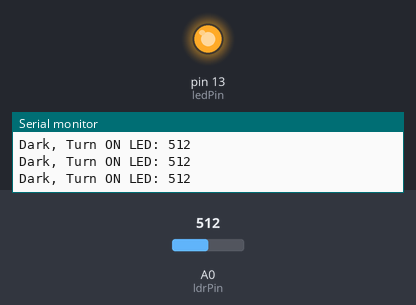
Simulated run of this sketch. Board: Arduino Uno, built with avr-gcc and run on an emulated ATmega328P. Parts: output pins drawn as LEDs (lit = HIGH), the last lines printed to the serial monitor. The test bench sets the inputs (shaded band); at power-on: A0 (ldrPin) = 512.

Above: at 1.2 s.
1.3 s: A0 (ldrPin) set to 308
4.3 s: A0 (ldrPin) set to 285
At 4.9 s:
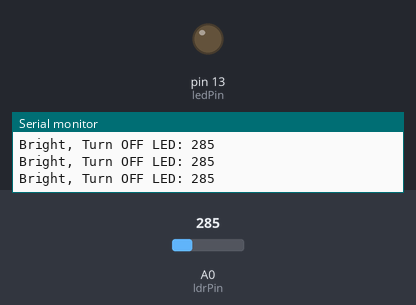
5.8 s: A0 (ldrPin) set to 306
At 6.6 s:
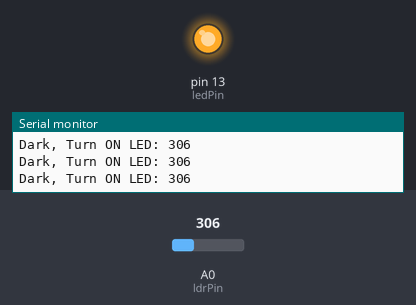
7.3 s: A0 (ldrPin) set to 290
At 7.7 s:
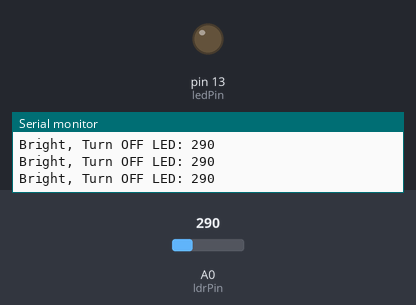
Timing chart, 0 to 9.8 s (numbered marks = the images above; inputs shaded):
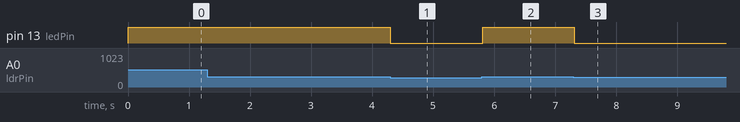

The sketch:

LDR_Sensor_with_Arduino_UNO.ino
```cpp
// LDR Sensor with Arduino UNO:

const int ledPin = 13;
const int ldrPin = A0;

void setup() {
  Serial.begin(9600);
  pinMode(ledPin, OUTPUT);
  pinMode(ldrPin, INPUT);
}

void loop() {
  int ldrStatus = analogRead(ldrPin);

  if (ldrStatus <= 300) {
    digitalWrite(ledPin, LOW);
    Serial.print("Bright, Turn OFF LED: ");
    Serial.println(ldrStatus);
  } else {
    digitalWrite(ledPin, HIGH);
    Serial.print("Dark, Turn ON LED: ");
    Serial.println(ldrStatus);
  }
}
```

Measured:
- the behaviour switches between 301 and 300 on A0 (ldrPin) (found by bisection; images 0 and 1)
- after the input at 4.3 s, pin 13 (ledPin): HIGH → LOW at once
- after the input at 5.8 s, pin 13 (ledPin): LOW → HIGH at once
- after the input at 7.3 s, pin 13 (ledPin): HIGH → LOW at once
